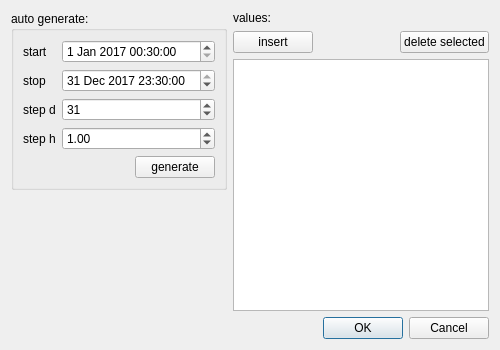
<?xml version="1.0" encoding="UTF-8"?>
<ui version="4.0">
 <class>multiSchedEditDialogDateTime</class>
 <widget class="QDialog" name="multiSchedEditDialogDateTime">
  <property name="geometry">
   <rect>
    <x>0</x>
    <y>0</y>
    <width>500</width>
    <height>350</height>
   </rect>
  </property>
  <property name="windowTitle">
   <string>Dialog</string>
  </property>
  <layout class="QVBoxLayout" name="verticalLayout_4">
   <item>
    <layout class="QHBoxLayout" name="horizontalLayout_3">
     <item>
      <layout class="QVBoxLayout" name="verticalLayout_2">
       <item>
        <widget class="QGroupBox" name="autogenerat">
         <property name="title">
          <string>auto generate:</string>
         </property>
         <layout class="QVBoxLayout" name="verticalLayout">
          <item>
           <layout class="QFormLayout" name="formLayout">
            <item row="0" column="0">
             <widget class="QLabel" name="label">
              <property name="text">
               <string>start</string>
              </property>
             </widget>
            </item>
            <item row="1" column="0">
             <widget class="QLabel" name="label_2">
              <property name="text">
               <string>stop</string>
              </property>
             </widget>
            </item>
            <item row="3" column="0">
             <widget class="QLabel" name="label_3">
              <property name="text">
               <string>step h</string>
              </property>
             </widget>
            </item>
            <item row="3" column="1">
             <widget class="QDoubleSpinBox" name="doubleSpinBox_step">
              <property name="singleStep">
               <double>0.500000000000000</double>
              </property>
              <property name="value">
               <double>1.000000000000000</double>
              </property>
             </widget>
            </item>
            <item row="0" column="1">
             <widget class="QDateTimeEdit" name="dateTimeEdit_start">
              <property name="date">
               <date>
                <year>2017</year>
                <month>1</month>
                <day>1</day>
               </date>
              </property>
              <property name="time">
               <time>
                <hour>0</hour>
                <minute>30</minute>
                <second>0</second>
               </time>
              </property>
             </widget>
            </item>
            <item row="1" column="1">
             <widget class="QDateTimeEdit" name="dateTimeEdit_stop">
              <property name="dateTime">
               <datetime>
                <hour>23</hour>
                <minute>30</minute>
                <second>0</second>
                <year>2017</year>
                <month>12</month>
                <day>31</day>
               </datetime>
              </property>
              <property name="date">
               <date>
                <year>2017</year>
                <month>12</month>
                <day>31</day>
               </date>
              </property>
              <property name="time">
               <time>
                <hour>23</hour>
                <minute>30</minute>
                <second>0</second>
               </time>
              </property>
             </widget>
            </item>
            <item row="2" column="0">
             <widget class="QLabel" name="label_5">
              <property name="text">
               <string>step d</string>
              </property>
             </widget>
            </item>
            <item row="2" column="1">
             <widget class="QSpinBox" name="spinBox">
              <property name="maximum">
               <number>1000</number>
              </property>
              <property name="value">
               <number>31</number>
              </property>
             </widget>
            </item>
           </layout>
          </item>
          <item>
           <layout class="QHBoxLayout" name="horizontalLayout">
            <item>
             <spacer name="horizontalSpacer">
              <property name="orientation">
               <enum>Qt::Horizontal</enum>
              </property>
              <property name="sizeHint" stdset="0">
               <size>
                <width>40</width>
                <height>20</height>
               </size>
              </property>
             </spacer>
            </item>
            <item>
             <widget class="QPushButton" name="pushButton_generate">
              <property name="text">
               <string>generate</string>
              </property>
             </widget>
            </item>
           </layout>
          </item>
         </layout>
        </widget>
       </item>
       <item>
        <spacer name="verticalSpacer">
         <property name="orientation">
          <enum>Qt::Vertical</enum>
         </property>
         <property name="sizeHint" stdset="0">
          <size>
           <width>20</width>
           <height>40</height>
          </size>
         </property>
        </spacer>
       </item>
      </layout>
     </item>
     <item>
      <layout class="QVBoxLayout" name="verticalLayout_3">
       <item>
        <widget class="QLabel" name="label_4">
         <property name="text">
          <string>values:</string>
         </property>
        </widget>
       </item>
       <item>
        <layout class="QHBoxLayout" name="horizontalLayout_2">
         <item>
          <widget class="QPushButton" name="pushButton_insert">
           <property name="sizePolicy">
            <sizepolicy hsizetype="Minimum" vsizetype="Fixed">
             <horstretch>0</horstretch>
             <verstretch>0</verstretch>
            </sizepolicy>
           </property>
           <property name="text">
            <string>insert</string>
           </property>
          </widget>
         </item>
         <item>
          <spacer name="horizontalSpacer_2">
           <property name="orientation">
            <enum>Qt::Horizontal</enum>
           </property>
           <property name="sizeHint" stdset="0">
            <size>
             <width>40</width>
             <height>20</height>
            </size>
           </property>
          </spacer>
         </item>
         <item>
          <widget class="QPushButton" name="pushButton_delete">
           <property name="text">
            <string>delete selected</string>
           </property>
          </widget>
         </item>
        </layout>
       </item>
       <item>
        <widget class="QTableWidget" name="tableWidget_values">
         <property name="columnCount">
          <number>1</number>
         </property>
         <attribute name="horizontalHeaderVisible">
          <bool>false</bool>
         </attribute>
         <attribute name="horizontalHeaderStretchLastSection">
          <bool>true</bool>
         </attribute>
         <attribute name="verticalHeaderVisible">
          <bool>false</bool>
         </attribute>
         <column>
          <property name="text">
           <string>Values</string>
          </property>
         </column>
        </widget>
       </item>
      </layout>
     </item>
    </layout>
   </item>
   <item>
    <widget class="QDialogButtonBox" name="buttonBox">
     <property name="orientation">
      <enum>Qt::Horizontal</enum>
     </property>
     <property name="standardButtons">
      <set>QDialogButtonBox::Cancel|QDialogButtonBox::Ok</set>
     </property>
    </widget>
   </item>
  </layout>
 </widget>
 <resources/>
 <connections>
  <connection>
   <sender>buttonBox</sender>
   <signal>rejected()</signal>
   <receiver>multiSchedEditDialogDateTime</receiver>
   <slot>reject()</slot>
   <hints>
    <hint type="sourcelabel">
     <x>220</x>
     <y>329</y>
    </hint>
    <hint type="destinationlabel">
     <x>158</x>
     <y>288</y>
    </hint>
   </hints>
  </connection>
 </connections>
</ui>
